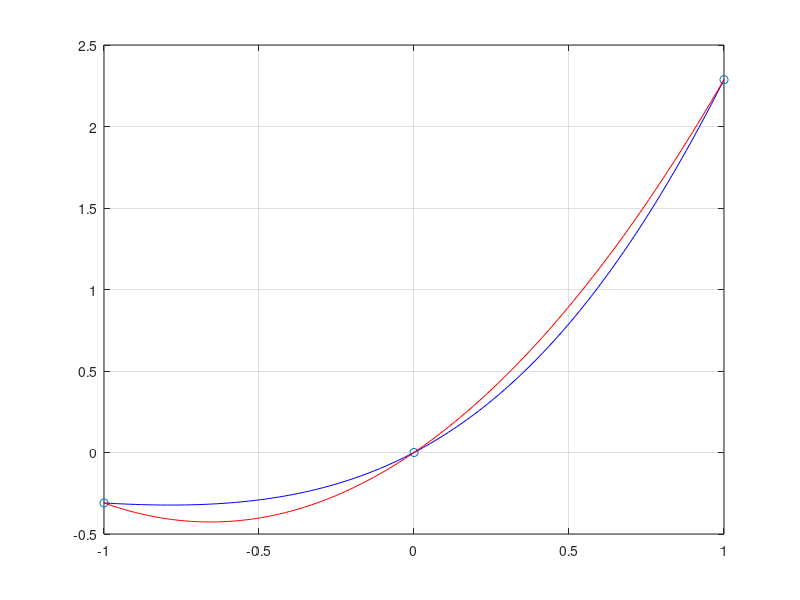
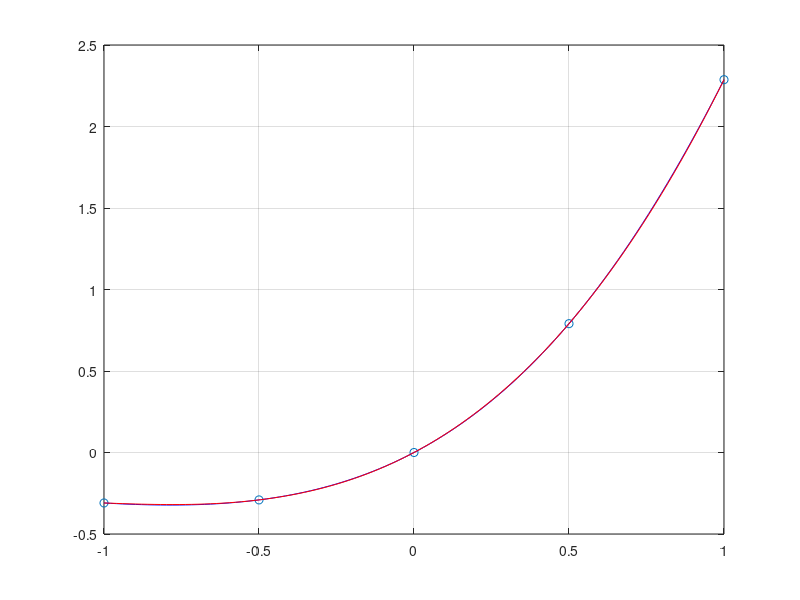
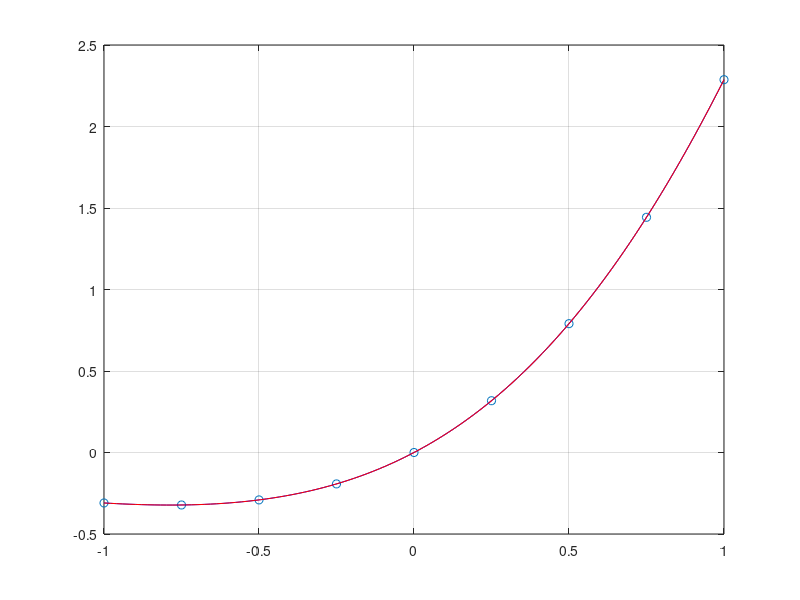
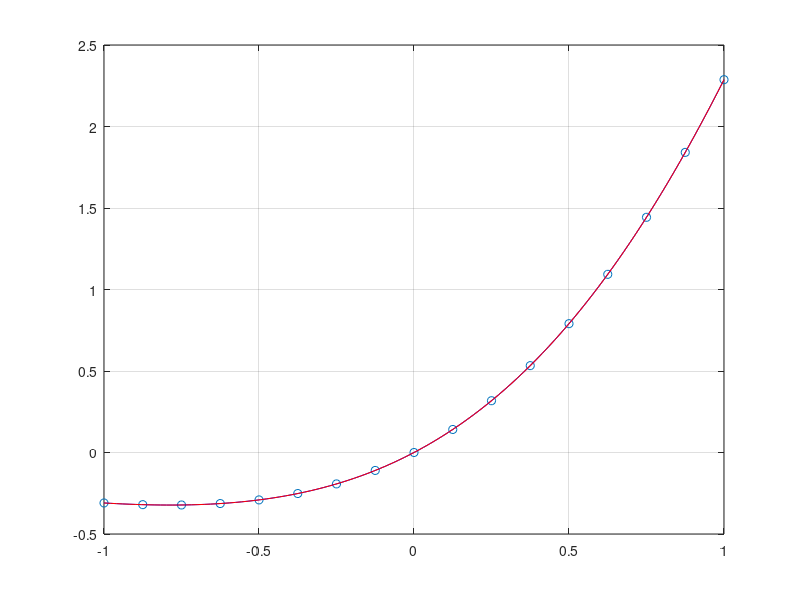

The MATLAB script that drew these images, in order:
% Esercizio 02

% Dati
e = exp(1);
f = @(x) (e.^(x)).*sin(x);

% Richieste
for i = 1:4
    n = 2^i;
    x = linspace(-1, 1, n+1);
    y = f(x);
    p = polyfit(x,y,n);

    figure(i)
    plot(x,y,"o")
    hold on
    
    x = linspace(-1,1);
    y = f(x);
    plot(x,y,"b")
    
    y = polyval(p,x);
    plot(x,y,"r")
    
    grid on
end
